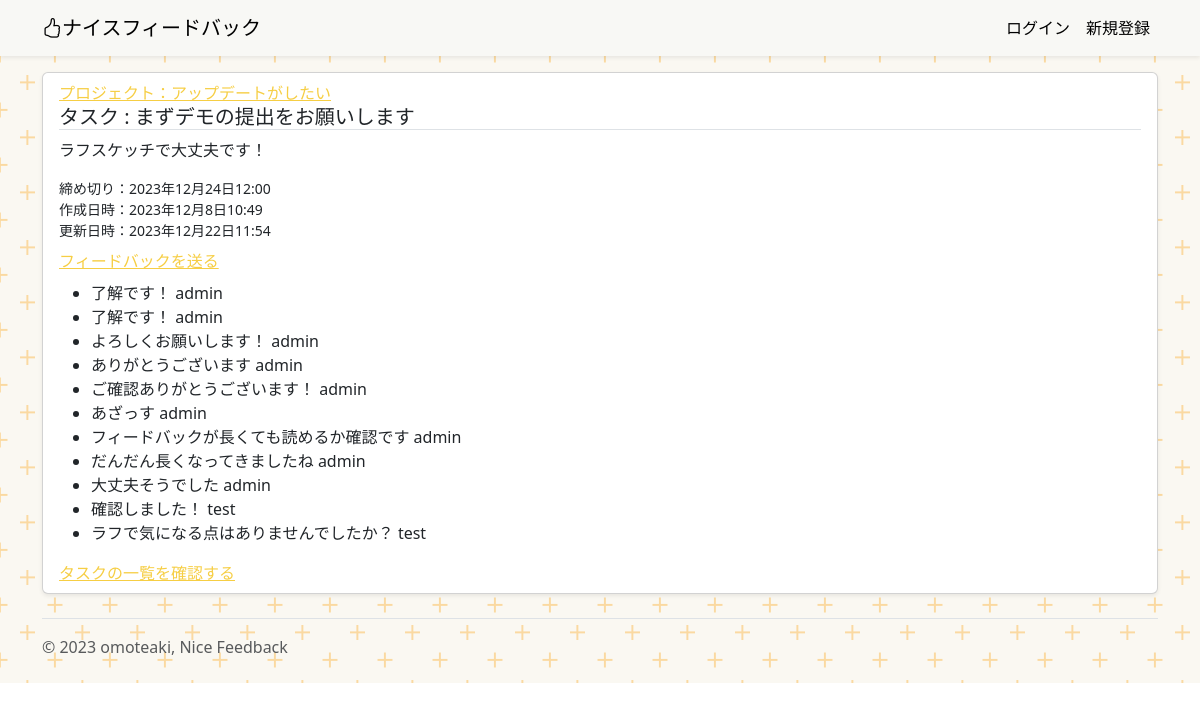
/task-detail/9, run on the app's committed database.
### project/models.py (models this page shows, shortened)
class Task(models.Model):
    title = models.CharField(
        verbose_name="タイトル",
        max_length=30,
    )
    content = models.TextField(
        verbose_name="本文"
    )
    deadline_datetime = models.DateTimeField(
        verbose_name="締め切り日時",
    )
    added_at = models.DateTimeField(
        verbose_name="タスクを追加した日時",
        auto_now_add=True,
    )
    updated_at = models.DateTimeField(
        verbose_name="タスクを更新した日時",
        auto_now=True,
        null=True,
        blank=True,
    )
    project = models.ForeignKey(
        Project,
        verbose_name="プロジェクト",
        on_delete=models.CASCADE
    )

class Project(models.Model):
    title = models.CharField(
        verbose_name="プロジェクトのタイトル",
        max_length=30,
    )
    about = models.TextField(
        verbose_name="このプロジェクトについて"
    )
    purpose = models.TextField(
        verbose_name="このプロジェクトで実現したいこと",
        null=True
    )
    deadline_datetime = models.DateTimeField(
        verbose_name="締め切り日時",
    )
    reference_image1 = models.ImageField(
        verbose_name="参考画像1",
        upload_to="references",
        blank=True,
        null=True,
    )
    reference_image2 = models.ImageField(
        verbose_name="参考画像2",
        upload_to="references",
        blank=True,
        null=True,
    )
    reference_image3 = models.ImageField(
        verbose_name="参考画像3",
        upload_to="references",
        blank=True,
        null=True,
    )
    reference_movie1 = models.FileField(
        verbose_name="参考動画1",
        upload_to="references",
        blank=True,
        null=True,
    )
    reference_movie2 = models.FileField(
        verbose_name="参考動画2",
        upload_to="references",
        blank=True,
        null=True,
    )
    reference_movie3 = models.FileField(
        verbose_name="参考動画3",
        upload_to="references",
        blank=True,
        null=True,
    )
    reference_music1 = models.FileField(
        verbose_name="参考音源1",
        upload_to="references",
        blank=True,
        null=True,
    )
    reference_music2 = models.FileField(
        verbose_name="参考音源2",
        upload_to="references",
        blank=True,
        null=True,
    )
    reference_music3 = models.FileField(
        verbose_name="参考音源3",
        upload_to="references",
        blank=True,
        null=True,
    )
    reference_url1 = models.URLField(
        verbose_name="参考URL1",
        blank=True,
        null=True,
    )
    reference_url2 = models.URLField(
        verbose_name="参考URL2",
        blank=True,
        null=True,
    )
    reference_url3 = models.URLField(
        verbose_name="参考URL3",
        blank=True,
        null=True,
    )
    created_at = models.DateTimeField(
        verbose_name="プロジェクトを登録した日時",
        auto_now_add=True,
    )
    updated_at = models.DateTimeField(
        verbose_name="プロジェクトの詳細を更新した時間",
        auto_now=True,
    )
    orderer_user = models.ForeignKey(
        CustomUser,
        verbose_name="発注者",
        on_delete=models.PROTECT,
        related_name="orderer_user",
    )
    contractor_user = models.ForeignKey(
        CustomUser,
        verbose_name="受注者",
        on_delete=models.PROTECT,
        related_name="contractor_user",
    )
    orderer_users = models.ManyToManyField(
        CustomUser,
        verbose_name="発注者のサポーター",
        blank=True,
        related_name="orderer_users",
    )
    contractor_users = models.ManyToManyField(
        CustomUser,
        verbose_name="受注者のサポーター",
        blank=True,
        related_name="contractor_users",
    )
    created_user = models.ForeignKey(
        CustomUser,
        verbose_name="プロジェクトの作成者",
        on_delete=models.PROTECT,
        related_name="created_user"
    )
    is_done = models.BooleanField(
        default=False,
        help_text="プロジェクトが完了したらTrue"
    )
    is_accepted = models.BooleanField(
        default=False,
        help_text="プロジェクトを確認してもらえたらTrue"
    )
    feedback_rule = models.ForeignKey(
        UserDetail,
        verbose_name="受注した人が設定したフィードバックルール",
        on_delete=models.CASCADE,
        blank=True,
        null=True,
    )
    def __str__(self):
        return self.title

### feedback/models.py (models this page shows, shortened)
class Feedback(models.Model):
    comment = models.TextField(
        verbose_name="コメント"
    )
    posted_at = models.DateTimeField(
        verbose_name="投稿日",
        auto_now_add=True,
    )
    self = models.ForeignKey(
        "self",
        verbose_name="自分自身のid",
        on_delete=models.CASCADE,
        blank=True,
        null=True,
    )
    task = models.ForeignKey(
        Task,
        verbose_name="関連するタスクid",
        on_delete=models.PROTECT,
    )
    user = models.ForeignKey(
        CustomUser,
        verbose_name="投稿者",
        on_delete=models.CASCADE,
    )
    file = models.FileField(
        verbose_name="現状のファイル",
        upload_to="references",
        blank=True,
        null=True,
    )
    midi = models.FileField(
        verbose_name="midiファイル",
        upload_to="references",
        blank=True,
        null=True,
    )

### account/models.py (models this page shows)
class CustomUser(AbstractUser):
    pass

### project/views.py (the view)
# urls.py: path('task-detail/<int:pk>', views.TaskDetailView.as_view(), name="task_detail"),
class TaskDetailView(DetailView):
    template_name = "task_detail.html"
    model = Task
    def get_context_data(self, **kwargs):
        context = super().get_context_data(**kwargs)
        context["feedbacks"] = Feedback.objects.filter(task_id=self.object)
        context["todos"] = ToDo.objects.filter(task_id=self.object)
        print(context["feedbacks"])
        return context

### project/templates/task_detail.html (shortened to what this page needs)
{% extends "base.html" %}
{% block contents %}
<div class="container">
  <div class="card py-2 px-3 bg-white">
    <a href="{% url "project:project_detail" object.project.id %}">プロジェクト：{{object.project}}</a>
    <div class="border-bottom d-flex justify-content-between mb-2">
      <h5 class="mb-0" >タスク : {{object.title}}</h5>
    </div>
    <p>{{object.content}}</p>
    <small>締め切り：{{object.deadline_datetime}}</small>
    <small>作成日時：{{object.added_at}}</small>
    <small>更新日時：{{object.updated_at}}</small>
    <div class="my-2">
      <a href="{% url "feedback:feedback_add" object.pk %}" >フィードバックを送る</a>
    </div>
    {% if feedbacks %}
    <ul>
      {% for feedback in feedbacks %}
      <li>{{feedback.comment}} <span>{{feedback.user}}</span> </li>
      {% endfor %}
    </ul>
    {% endif %}
    <a href="{% url "project:task_list" object.project_id %}">タスクの一覧を確認する</a>
  </div>
</div>
{% endblock %}

### static/css/style.css (style rules this page uses)
body { position: relative; }

### data on the page
Task: project "アップデートがしたい", title "まずデモの提出をお願いします", content "ラフスケッチで大丈夫です！", deadline_datetime "2023年12月24日12:00", added_at "2023年12月8日10:49", updated_at "2023年12月22日11:54"
Feedback: comment "了解です！", user "admin"
Feedback: comment "了解です！", user "admin"
Feedback: comment "よろしくお願いします！", user "admin"
Feedback: comment "ありがとうございます", user "admin"
Feedback: comment "ご確認ありがとうございます！", user "admin"
Feedback: comment "あざっす", user "admin"
Feedback: comment "フィードバックが長くても読めるか確認です", user "admin"
Feedback: comment "だんだん長くなってきましたね", user "admin"
Feedback: comment "大丈夫そうでした", user "admin"
Feedback: comment "確認しました！", user "test"
Feedback: comment "ラフで気になる点はありませんでしたか？", user "test"
